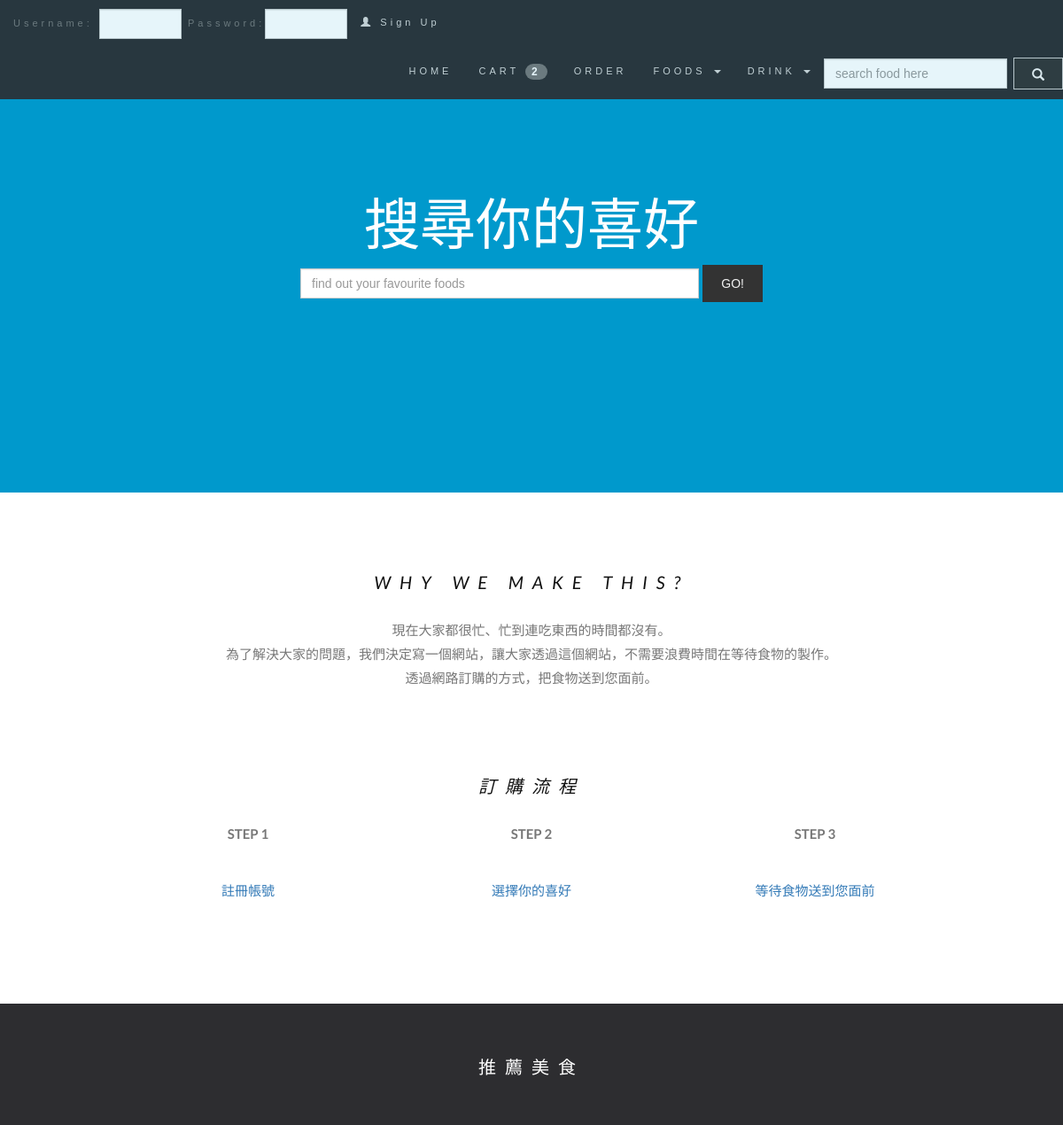
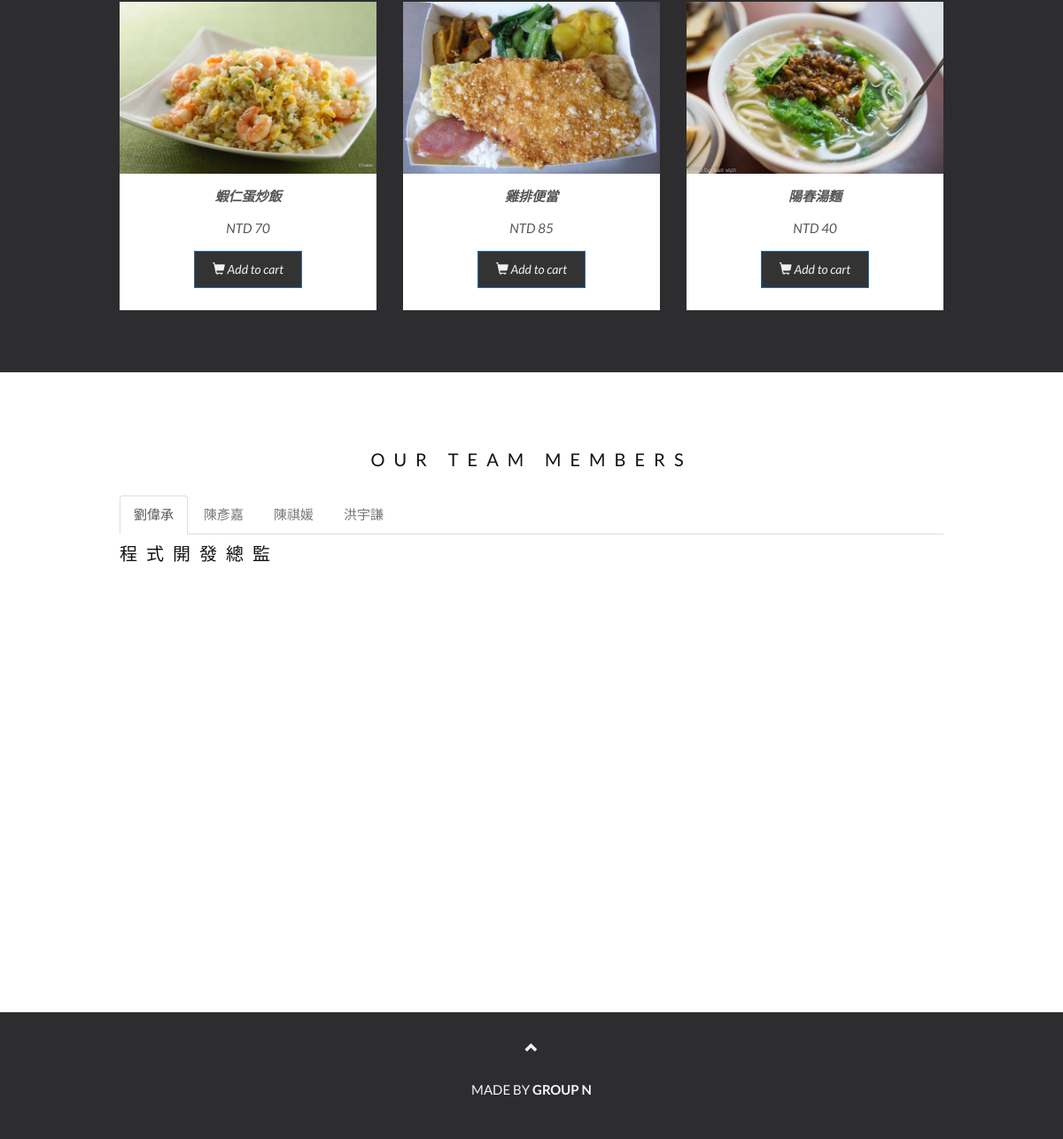
Page /public_html/cart/main.php on the committed database (2 pictures, top to bottom).
### tables this page shows
CREATE TABLE `products` (
  `id` int(11) NOT NULL AUTO_INCREMENT,
  `name` char(32) NOT NULL,
  `category` char(10) NOT NULL,
  `price` int(11) NOT NULL,
  PRIMARY KEY (`id`),
  UNIQUE KEY `name` (`name`),
  KEY `id` (`id`),
  KEY `id_2` (`id`)
);

### public_html/cart/main.php (the view, shortened to what this page needs)
<?php
include 'config/db_connect.php';
?>
<html>
<head>
    <link rel="stylesheet" href="http://maxcdn.bootstrapcdn.com/bootstrap/3.3.6/css/bootstrap.min.css">
</head>
<body id="myPage">
<nav class="navbar navbar-default navbar-fixed-top">
    <div class="container-fluid">
        <div class="collapse navbar-collapse" id="myNavbar">
            <ul class="nav navbar-nav">
                <?php if ($_SESSION['username'] != null) {
                   echo " <div>Welcome {$_SESSION['username']}<li><a href='../member_system/logout.php'>Logout</a></li></div>";
                } else {
                    echo " <li> <form class='form-inline form-set' method='post' action='../member_system/connect.php'>
                       Username: <input type='text' name='usr' class='form-control' size='6'>
                       Password:<input type='password' name='pw' class='form-control' size='6'>
                       <button type='submit ' style='display: none;'></button>
                    </form>
                    </li>";
                    echo "<li><a href='../member_system/register.php'><span class='glyphicon glyphicon-user'></span> Sign Up</a></li>";
                }
                ?>
            </ul>
            <ul class="nav navbar-nav navbar-right">
                <li><a href="main.php">HOME</a></li>
                <li>
                    <a href="cart.php">
                        <?php
                        $sql = "SELECT COUNT(*)as total FROM cart_items ";
                        $result = $conn->query($sql);
                        $row = $result->fetch_assoc();
                        echo "CART <span class='badge' id='comparison-count'> {$row['total']} </span> ";
                        ?>
                    </a>
                </li>
                <li><a href="order.php">ORDER</a></li>
                <li class="dropdown">
                    <a class="dropdown-toggle" data-toggle="dropdown" href="#">FOODS
                        <span class="caret"></span></a>
                </li>
                <li class="dropdown">
                    <a class="dropdown-toggle" data-toggle="dropdown" href="#">DRINK
                        <span class="caret"></span></a>
                </li>
                <li>
                    <form class="form-inline form-set" method="get" action="search_products.php">
                        <input type="search" name="search" class="form-control" placeholder="search food here">
                        <button type="submit" class="btn btn-default"><span class="glyphicon glyphicon-search"></span>
                        </button>
                    </form>
                </li>
            </ul>
        </div>
    </div>
</nav>
<div class="jumbotron text-center">
    <h1>搜尋你的喜好</h1>
    <form class="form-inline" action="search_products.php" method="get">
        <input type="search" class="form-control" name="search" size="50" placeholder="find out your favourite foods">
        <button type="submit" class="btn">GO!</button>
    </form>
</div>
<div id="introduction" class="container text-center">
    <h3><em>WHY WE MAKE THIS?</em></h3>
    <p>現在大家都很忙、忙到連吃東西的時間都沒有。<br>為了解決大家的問題，我們決定寫一個網站，讓大家透過這個網站，不需要浪費時間在等待食物的製作。
        <br>透過網路訂購的方式，把食物送到您面前。</p>
    <br>
    <div class="row row-procedure">
        <h3><em>訂購流程</em></h3>
        <div class="col-sm-4">
            <p class="text-center"><strong>STEP 1</strong></p><br>
            <a href="#step1" data-toggle="collapse">
                <p>註冊帳號</p>
            </a>
        </div>
        <div class="col-sm-4">
            <p class="text-center"><strong>STEP 2</strong></p><br>
            <a href="#step2" data-toggle="collapse">
                <p>選擇你的喜好</p>
            </a>
        </div>
        <div class="col-sm-4">
            <p class="text-center"><strong>STEP 3</strong></p><br>
            <a href="#step3" data-toggle="collapse">
                <p>等待食物送到您面前</p>
            </a>
        </div>
    </div>
</div>
<br><br>
<div id="popular" class="bg-1">
    <div class="container">
        <h3 class="text-center">推薦美食</h3><br>
        <div class="row text-center">
            <?php $result = $conn->query("SELECT * FROM products ORDER BY RAND() LIMIT 3");
            while ($row = $result->fetch_assoc()) {
                echo "<div class='col-sm-4''>";
                echo "<div class='thumbnail'>";
                echo " <img src='img/products_img/{$row['name']}.jpg' height='500' width='400'>";
                echo "<p><strong>{$row['name']}</strong></p>";
                echo "<p>NTD {$row['price']}</p>";
                echo "<p><button type='button' class='btn btn-primary' id='btn-1' onclick='getCal({$row['id']})'>
                  <span class='glyphicon glyphicon-shopping-cart'></span> Add to cart</button></p>";
            echo "</div>";
            echo "</div>";
            }
            ?>
        </div>
    </div>
</div>
<br>
<div id="contact" class="container">
<h3 class="text-center">OUR TEAM MEMBERS</h3>
<ul class="nav nav-tabs">
    <li class="active"><a data-toggle="tab" href="#member1">劉偉承</a></li>
    <li><a data-toggle="tab" href="#member2">陳彥嘉</a></li>
    <li><a data-toggle="tab" href="#member3">陳祺媛</a></li>
    <li><a data-toggle="tab" href="#member4">洪宇謙</a></li>
</ul>
<div class="tab-content">
    <div id="member1" class="tab-pane fade in active">
        <h3>程式開發總監</h3>
    </div>
</div>
    <br>
</div>
<div id="googleMap"></div>
<footer class="text-center">
    <a class="up-arrow" href="#myPage" data-toggle="tooltip" title="TO TOP">
        <span class="glyphicon glyphicon-chevron-up"></span>
    </a><br><br>
    <p>MADE BY <strong>GROUP N</strong></p>
</footer>
</body>
</html>

### public_html/cart/main.php (style rules this page uses)
.jumbotron { background-color: #0099cc; color: #ffffff; padding: 200px 50px; font-family: Montserrat, sans-serif; }
body { font: 400 15px/1.8 Lato, sans-serif; color: #777777; }
h3, h4 { margin: 10px 0 30px 0; letter-spacing: 10px; font-size: 20px; color: #111; }
.container { padding: 50px 120px; }
.bg-1 { background: #2d2d30; color: #bdbdbd; }
.bg-1 h3 { color: #fff; }
.bg-1 p { font-style: italic; }
.row-procedure { padding-top:50px; }
.thumbnail { padding: 0 0 15px 0; border: none; border-radius: 0; }
.thumbnail p { margin-top: 15px; color: #555; }
.btn { padding: 10px 20px; background-color: #333; color: #f1f1f1; border-radius: 0; transition: .2s; }
.nav-tabs li a { color: #777; }
#googleMap { width: 100%; height: 400px; -webkit-filter: grayscale(100%); filter: grayscale(100%); }
.navbar { font-family: sans-serif; margin-bottom: 0; background-color: #2d2d30; border: 0; font-size: 11px !important; letter-spacing: 4px; opacity: 0.9; }
.navbar li a, .navbar .navbar-brand { color: #d5d5d5 !important; }
footer { background-color: #2d2d30; color: #f5f5f5; padding: 32px; }
footer a { color: #f5f5f5; }
.form-control { border-radius: 0; }
.form-set { padding-top:10px; }

### rows in the picture
products: name (picture), name "蝦仁蛋炒飯", price "70"
products: name (picture), name "雞排便當", price "85"
products: name (picture), name "陽春湯麵", price "40"

### other values in the picture
$row['total'] "2"
